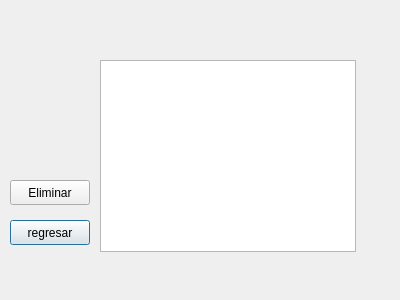
<?xml version="1.0" encoding="UTF-8"?>
<ui version="4.0">
 <class>PasanjersFlightView</class>
 <widget class="QDialog" name="PasanjersFlightView">
  <property name="geometry">
   <rect>
    <x>0</x>
    <y>0</y>
    <width>400</width>
    <height>300</height>
   </rect>
  </property>
  <property name="windowTitle">
   <string>Dialog</string>
  </property>
  <widget class="QColumnView" name="columnView">
   <property name="geometry">
    <rect>
     <x>100</x>
     <y>60</y>
     <width>256</width>
     <height>192</height>
    </rect>
   </property>
   <property name="styleSheet">
    <string notr="true"/>
   </property>
  </widget>
  <widget class="QPushButton" name="return_2">
   <property name="geometry">
    <rect>
     <x>10</x>
     <y>220</y>
     <width>80</width>
     <height>25</height>
    </rect>
   </property>
   <property name="text">
    <string>regresar</string>
   </property>
  </widget>
  <widget class="QPushButton" name="pushButton">
   <property name="geometry">
    <rect>
     <x>10</x>
     <y>180</y>
     <width>80</width>
     <height>25</height>
    </rect>
   </property>
   <property name="text">
    <string>Eliminar</string>
   </property>
  </widget>
 </widget>
 <resources/>
 <connections/>
</ui>
